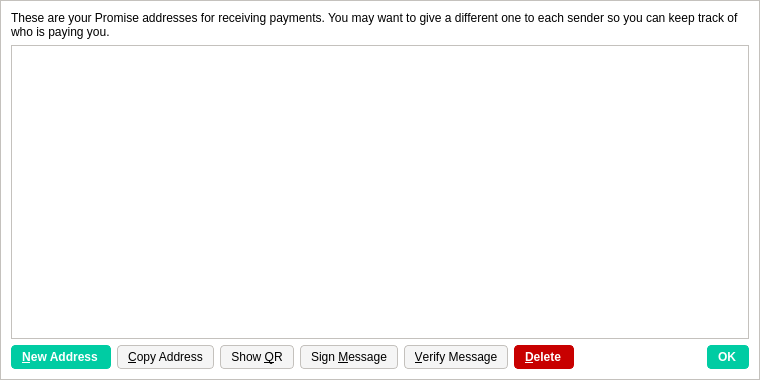
<?xml version="1.0" encoding="UTF-8"?>
<ui version="4.0">
 <class>AddressBookPage</class>
 <widget class="QWidget" name="AddressBookPage">
  <property name="geometry">
   <rect>
    <x>0</x>
    <y>0</y>
    <width>760</width>
    <height>380</height>
   </rect>
  </property>
  <property name="windowTitle">
   <string>Address Book</string>
  </property>
  <property name="styleSheet">
   <string notr="true">background-color: rgb(255, 255, 255);
border: 1px solid #c4c1bd;</string>
  </property>
  <layout class="QVBoxLayout" name="verticalLayout">
   <item>
    <widget class="QLabel" name="labelExplanation">
     <property name="styleSheet">
      <string notr="true">border: 0;</string>
     </property>
     <property name="text">
      <string>These are your Promise addresses for receiving payments. You may want to give a different one to each sender so you can keep track of who is paying you.</string>
     </property>
     <property name="textFormat">
      <enum>Qt::PlainText</enum>
     </property>
     <property name="wordWrap">
      <bool>true</bool>
     </property>
    </widget>
   </item>
   <item>
    <widget class="QTableView" name="tableView">
     <property name="contextMenuPolicy">
      <enum>Qt::CustomContextMenu</enum>
     </property>
     <property name="toolTip">
      <string>Double-click to edit address or label</string>
     </property>
     <property name="tabKeyNavigation">
      <bool>false</bool>
     </property>
     <property name="selectionMode">
      <enum>QAbstractItemView::SingleSelection</enum>
     </property>
     <property name="selectionBehavior">
      <enum>QAbstractItemView::SelectRows</enum>
     </property>
     <property name="sortingEnabled">
      <bool>true</bool>
     </property>
     <attribute name="verticalHeaderVisible">
      <bool>false</bool>
     </attribute>
    </widget>
   </item>
   <item>
    <layout class="QHBoxLayout" name="horizontalLayout">
     <item>
      <widget class="QPushButton" name="newAddressButton">
       <property name="toolTip">
        <string>Create a new address</string>
       </property>
       <property name="styleSheet">
        <string notr="true">background-color: rgb(0, 204, 163);
color: rgb(255, 255, 255);
border-radius: 4px;
border-color:  rgb(0, 204, 163);
font-weight: 600;
padding: 4px;
padding-left: 10px;
padding-right: 12px;
icon-size: 0;</string>
       </property>
       <property name="text">
        <string>&amp;New Address</string>
       </property>
      </widget>
     </item>
     <item>
      <widget class="QPushButton" name="copyToClipboard">
       <property name="toolTip">
        <string>Copy the currently selected address to the system clipboard</string>
       </property>
       <property name="styleSheet">
        <string notr="true">background-color: rgb(245, 245, 245);
border-radius: 4px;
border: 1px solid #c4c1bd;
font-weight: 400;
padding: 4px;
padding-left: 10px;
padding-right: 10px;</string>
       </property>
       <property name="text">
        <string>&amp;Copy Address</string>
       </property>
      </widget>
     </item>
     <item>
      <widget class="QPushButton" name="showQRCode">
       <property name="styleSheet">
        <string notr="true">background-color: rgb(245, 245, 245);
border-radius: 4px;
border: 1px solid #c4c1bd;
font-weight: 400;
padding: 4px;
padding-left: 10px;
padding-right: 10px;</string>
       </property>
       <property name="text">
        <string>Show &amp;QR</string>
       </property>
      </widget>
     </item>
     <item>
      <widget class="QPushButton" name="signMessage">
       <property name="toolTip">
        <string>Sign a message to prove you own a Promise address</string>
       </property>
       <property name="styleSheet">
        <string notr="true">background-color: rgb(245, 245, 245);
border-radius: 4px;
border: 1px solid #c4c1bd;
font-weight: 400;
padding: 4px;
padding-left: 10px;
padding-right: 10px;</string>
       </property>
       <property name="text">
        <string>Sign &amp;Message</string>
       </property>
      </widget>
     </item>
     <item>
      <widget class="QPushButton" name="verifyMessage">
       <property name="toolTip">
        <string>Verify a message to ensure it was signed with a specified Promise address</string>
       </property>
       <property name="styleSheet">
        <string notr="true">background-color: rgb(245, 245, 245);
border-radius: 4px;
border: 1px solid #c4c1bd;
font-weight: 400;
padding: 4px;
padding-left: 10px;
padding-right: 10px;</string>
       </property>
       <property name="text">
        <string>&amp;Verify Message</string>
       </property>
      </widget>
     </item>
     <item>
      <widget class="QPushButton" name="deleteButton">
       <property name="toolTip">
        <string>Delete the currently selected address from the list</string>
       </property>
       <property name="styleSheet">
        <string notr="true">background-color: #c80000;
color: rgb(255, 255, 255);
border-radius: 4px;
border-color:  #c80000;
font-weight: 600;
padding: 4px;
padding-left: 10px;
padding-right: 12px;
icon-size: 0;</string>
       </property>
       <property name="text">
        <string>&amp;Delete</string>
       </property>
      </widget>
     </item>
     <item>
      <spacer name="horizontalSpacer">
       <property name="orientation">
        <enum>Qt::Horizontal</enum>
       </property>
       <property name="sizeHint" stdset="0">
        <size>
         <width>40</width>
         <height>20</height>
        </size>
       </property>
      </spacer>
     </item>
     <item>
      <widget class="QDialogButtonBox" name="buttonBox">
       <property name="sizePolicy">
        <sizepolicy hsizetype="Maximum" vsizetype="Fixed">
         <horstretch>0</horstretch>
         <verstretch>0</verstretch>
        </sizepolicy>
       </property>
       <property name="styleSheet">
        <string notr="true">background-color: rgb(0, 204, 163);
color: rgb(255, 255, 255);
border-radius: 4px;
border-color:  rgb(0, 204, 163);
font-weight: 600;
padding: 4px;
padding-left: 10px;
padding-right: 12px;
icon-size: 0;</string>
       </property>
       <property name="standardButtons">
        <set>QDialogButtonBox::Ok</set>
       </property>
      </widget>
     </item>
    </layout>
   </item>
  </layout>
 </widget>
 <resources/>
 <connections/>
</ui>
